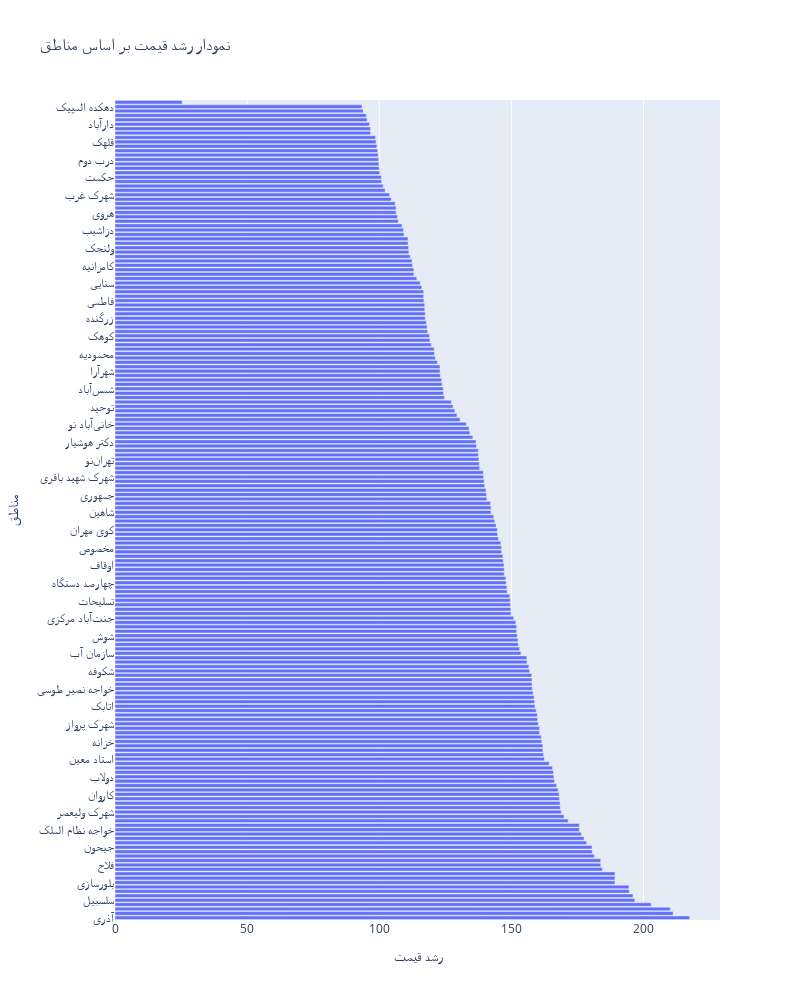

The cell this chart's notebook holds for it:
### Code cell
import pandas as pd
import plotly.express as px
import plotly.graph_objects as go

# فرض میکنیم data_gro یک DataFrame است
# اطمینان حاصل کنید که data_gro به درستی بارگذاری شده است و شامل دو ستون district و unreal_price_per_meter است

# ایجاد نمودار بار افقی
fig = go.Figure(data=[go.Bar(
    x=data_gro['unreal_price_per_meter'],  # مقدار قیمت
    y=data_gro['district'],                 # نام مناطق
    orientation='h'                         # افقی کردن بارها
)])

# تنظیم عنوان و محور
fig.update_layout(
    title='نمودار رشد قیمت بر اساس مناطق',
    xaxis_title='رشد قیمت',
    yaxis_title='مناطق',
    width=800,  # عرض نمودار
    height=1000
)
fig.write_html("grow_of_district.html")
# نمایش نمودار
fig.show()

### Figure 1 — Plotly figure (JSON) as saved in the notebook; plotly's stock layout.template omitted (floating-point values rounded to 4 significant figures; data arrays with more than 128 entries replaced by an {"elided": "..."} marker saying what was removed)
{"data": [{"orientation": "h", "type": "bar", "x": {"elided": "186 float values"}, "y": {"elided": "186 str values"}}], "layout": {"height": 1000, "title": {"text": "نمودار رشد قیمت بر اساس مناطق"}, "width": 800, "xaxis": {"title": {"text": "رشد قیمت"}}, "yaxis": {"title": {"text": "مناطق"}}}}
